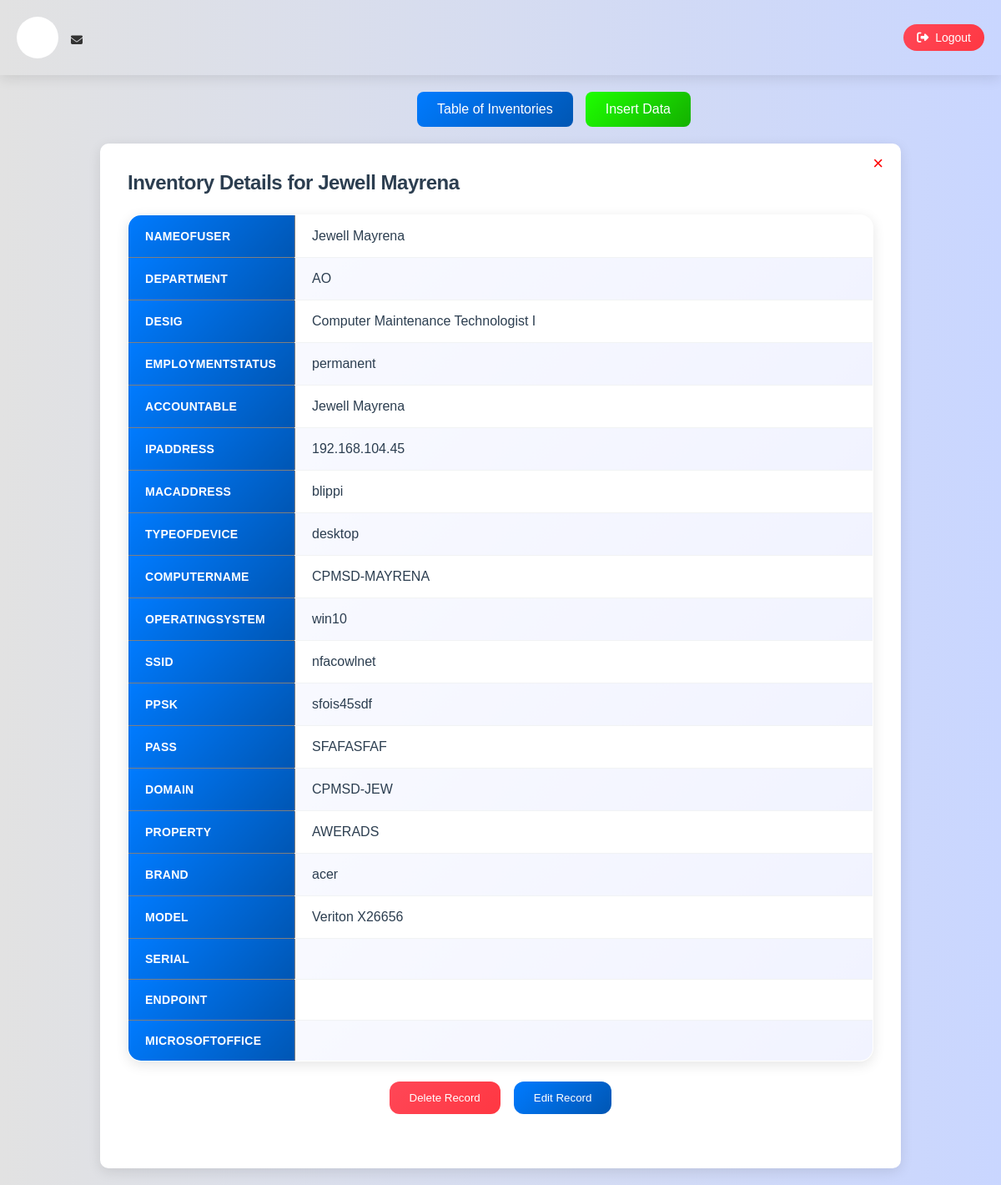
Screenshot of /homepage.php?id=18 with the database file from the repository.
### tables this page shows
CREATE TABLE `inventory` (
  `id` int(11) NOT NULL,
  `nameofuser` varchar(255) NOT NULL,
  `department` varchar(255) NOT NULL,
  `desig` varchar(100) NOT NULL,
  `employmentstatus` varchar(100) NOT NULL,
  `accountable` varchar(255) NOT NULL,
  `ipaddress` varchar(255) NOT NULL,
  `macaddress` varchar(255) NOT NULL,
  `typeofdevice` varchar(255) NOT NULL,
  `computername` varchar(250) NOT NULL,
  `operatingsystem` varchar(50) NOT NULL,
  `ssid` varchar(50) NOT NULL,
  `ppsk` varchar(50) NOT NULL,
  `pass` varchar(100) NOT NULL,
  `domain` varchar(100) NOT NULL,
  `property` varchar(100) NOT NULL,
  `brand` varchar(100) NOT NULL,
  `model` varchar(100) NOT NULL,
  `serial` varchar(100) NOT NULL,
  `endpoint` varchar(100) NOT NULL,
  `microsoftoffice` varchar(100) NOT NULL
);

### homepage.php (the view, shortened to what this page needs)
<?php
include("connect.php");
?>
<!DOCTYPE html>
<html lang="en">
<head>
    <link rel="stylesheet" href="https://cdnjs.cloudflare.com/ajax/libs/font-awesome/6.7.2/css/all.min.css">
    <link rel="stylesheet" href="homepagestyle.css">
</head>
<div class="user-header">
    <div class="user-profile">
        <div class="user-info">
            <div class="user-avatar">
            </div>
            <div class="user-details">
                <p><i class="fas fa-envelope"></i> <?php echo isset($_SESSION['email']) ? $_SESSION['email'] : ''; ?></p>
            </div>
        </div>
        <div class="user-actions">
            <a href="logout.php" class="logout-btn" id="logoutBtn">
                <i class="fas fa-sign-out-alt"></i>
                Logout
            </a>
        </div>
    </div>
</div>
<div class="action-buttons">
    <button id="showTableBtn" class="action-btn btn-table">
        Table of Inventories
    </button>
    <button id="showFormBtn" class="action-btn btn-insert">
        Insert Data
    </button>
</div>
<?php
if (isset($_GET['id'])) {
    $user_id = intval($_GET['id']);
    $query = mysqli_query($conn, "SELECT * FROM inventory WHERE id = $user_id");
    if (mysqli_num_rows($query) > 0) {
        $data = mysqli_fetch_assoc($query);
        echo "<div id='inventoryDetails' class='container'>
                <a href='homepage.php?show=table' style='position: absolute; top: 10px; right: 20px; font-size: 22px; color: red; text-decoration: none;' title='Close'>&times;</a>
                <h2>Inventory Details for " . htmlspecialchars($data['nameofuser']) . "</h2>
                <table border='1' cellpadding='8' cellspacing='0'>";
        foreach ($data as $key => $value) {
            if ($key === 'id') continue;
            $label = ucwords(str_replace("_", " ", $key));
            echo "<tr><th>$label</th><td>" . htmlspecialchars($value) . "</td></tr>";
        }
        echo "</table>";
        echo '<div class="record-actions">';
        echo '<form method="POST" action="delete.php" class="delete-form" onsubmit="return confirm(\'Are you sure you want to delete this record?\');">
                <input type="hidden" name="delete_id" value="' . htmlspecialchars($data['id']) . '">
                <button type="submit" class="delete-btn">
                    Delete Record
                </button>
            </form>';
        echo '<form action="homepage.php" method="GET" class="edit-form">
                <input type="hidden" name="edit_id" value="' . htmlspecialchars($data['id']) . '">
                <button type="submit" class="edit-btn">
                    Edit Record
                </button>
            </form>';
        echo '</div>';
        echo "</div>";
    } else {
        echo "<div class='container'><p style='color:#ff4757; text-align:center; font-weight:500;'><i class='fas fa-exclamation-triangle'></i> No details found for the selected user.</p></div>";
    }
}
?>
        </body>
</html>

### homepagestyle.css (style rules this page uses)
* { margin: 0%; padding: 0; box-sizing: border-box; font-family: "poppins", sans-serif; }
.user-header { background: transparent; color: #333; padding: 20px; margin-bottom: 20px; box-shadow: 0 4px 15px rgba(0, 0, 0, 0.1); }
.user-profile { display: flex; align-items: center; justify-content: space-between; flex-wrap: wrap; gap: 15px; }
.user-info { display: flex; align-items: center; gap: 15px; }
.user-avatar { height: 50px; width: 50px; background: #fff; border-radius: 50%; display: flex; align-items: center; justify-content: center; font-size: 20px; font-weight: bold; border: 2px solid rgba(255, 255, 255, 0.3); }
.user-details p { margin-top: 5px; font-size: 14px; }
.user-actions { display: flex; align-items: center; gap: 10px; }
.logout-btn { background: linear-gradient(135deg, #ff4757 0%, #ff3742 100%); color: white; display: flex; align-items: center; border: none; border-radius: 25px; padding: 8px 16px; font-size: 14px; font-weight: 500; cursor: pointer; gap: 8px; text-decoration: none; transition: all 0.3s ease; }
.action-buttons { display: flex; margin-top: 20px; margin-left: 500px; flex-wrap: wrap; gap: 15px; }
.action-btn { display: flex; align-items: center; border: none; border-radius: 8px; padding: 12px 24px; font-size: 16px; font-weight: 500; cursor: pointer; gap: 8px; transition: all 0.3s ease; }
.btn-table { background: linear-gradient(135deg, #007bff 0%, #0056b3 100%); transition: all 0.3s cubic-bezier(0.4, 0, 0.2, 1); color: white; }
.btn-insert { background: linear-gradient(135deg, #1eff00 0%, #14b000 100%); transition: all 0.3s cubic-bezier(0.4, 0, 0.2, 1); color: white; }
.container { background: #fff; width: 80%; padding: 32px; margin: 20px auto; border-radius: 10px; box-shadow: 0 4px 15px rgba(0, 0, 0, 0.1); backdrop-filter: blur(10px); border: 1px solid rgba(255, 255, 255, 0.2); }
.container h2 { font-size: 24px; font-weight: 600; color: #2c3e50; margin-bottom: 24px; letter-spacing: -0.02em; }
table { width: 100%; border-collapse: collapse; background: white; border-radius: 12px; overflow: hidden; box-shadow: 0 4px 15px rgba(0, 0, 0, 0.1); }
table th { background: linear-gradient(135deg, #007bff 0%, #0056b3 100%); color: white; padding: 16px; text-align: left; font-weight: 600; font-size: 14px; letter-spacing: 0.02em; text-transform: uppercase; }
table td { padding: 16px; border-bottom: 1px solid #f1f3f4; font-weight: 400; transition: all 0.3s ease; }
#inventoryDetails table { width: 100%; border-collapse: collapse; background: white; border-radius: 16px; overflow: hidden; box-shadow: 0 4px 15px rgba(0, 0, 0, 0.1); margin-bottom: 24px; }
#inventoryDetails table th { background: linear-gradient(135deg, #007bff 0%, #0056b3 100%); color: white; padding: 16px 20px; text-align: left; font-weight: 600; font-size: 14px; letter-spacing: 0.02em; width: 200px; }
#inventoryDetails table td { padding: 16px 20px; border-bottom: 1px solid #f1f3f4; font-weight: 400; color: #2c3e50; background: white; }
#inventoryDetails table tr:last-child td { border-bottom: none; }
#inventoryDetails table tr:nth-child(even) td { background: linear-gradient(135deg, #f8f9ff 0%, #f1f3ff 100%); }
.record-actions { display: flex; gap: 16px; margin-top: 24px; flex-wrap: wrap; align-items: center; justify-content: center; }
.delete-form, .edit-form { display: inline-block; }
.delete-btn { background: linear-gradient(135deg, #ff4757 0%, #ff3742 100%); color: white; padding: 12px 24px; border: none; border-radius: 12px; cursor: pointer; transition: all 0.3s cubic-bezier(0.4, 0, 0.2, 1); display: flex; align-items: center; }
.edit-btn { background: linear-gradient(135deg, #007bff 0%, #0056b3 100%); color: white; padding: 12px 24px; border: none; border-radius: 12px; cursor: pointer; transition: all 0.3s cubic-bezier(0.4, 0, 0.2, 1); display: flex; align-items: center; }
form { margin-bottom: 2rem; }

### rows the page displays
inventory: nameofuser "Jewell Mayrena", department "AO", desig "Computer Maintenance Technologist I", employmentstatus "permanent", accountable "Jewell Mayrena", ipaddress "192.168.104.45", macaddress "blippi", typeofdevice "desktop", computername "CPMSD-MAYRENA", operatingsystem "win10", ssid "nfacowlnet", ppsk "sfois45sdf", pass "SFAFASFAF", domain "CPMSD-JEW", property "AWERADS", brand "acer", model "Veriton X26656"

### other values shown
$label "NAMEOFUSER"
$label "DEPARTMENT"
$label "DESIG"
$label "EMPLOYMENTSTATUS"
$label "ACCOUNTABLE"
$label "IPADDRESS"
$label "MACADDRESS"
$label "TYPEOFDEVICE"
$label "COMPUTERNAME"
$label "OPERATINGSYSTEM"
$label "SSID"
$label "PPSK"
$label "PASS"
$label "DOMAIN"
$label "PROPERTY"
